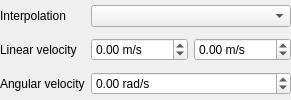
            <widget class="QWidget" name="kinematicActuator">
             <layout class="QGridLayout" name="gridLayout_6">
              <property name="leftMargin">
               <number>0</number>
              </property>
              <property name="topMargin">
               <number>0</number>
              </property>
              <property name="rightMargin">
               <number>0</number>
              </property>
              <property name="bottomMargin">
               <number>0</number>
              </property>
              <item row="2" column="1">
               <widget class="QDoubleSpinBox" name="kinematicEndVeloZ">
                <property name="suffix">
                 <string> rad/s</string>
                </property>
                <property name="minimum">
                 <double>-1000.000000000000000</double>
                </property>
                <property name="maximum">
                 <double>1000.000000000000000</double>
                </property>
                <property name="singleStep">
                 <double>0.100000000000000</double>
                </property>
                <property name="stepType">
                 <enum>QAbstractSpinBox::AdaptiveDecimalStepType</enum>
                </property>
                <property name="value">
                 <double>0.000000000000000</double>
                </property>
               </widget>
              </item>
              <item row="0" column="1">
               <widget class="QComboBox" name="kinematicInterpolation">
                <property name="sizePolicy">
                 <sizepolicy hsizetype="Minimum" vsizetype="Fixed">
                  <horstretch>0</horstretch>
                  <verstretch>0</verstretch>
                 </sizepolicy>
                </property>
               </widget>
              </item>
              <item row="1" column="1">
               <layout class="QHBoxLayout" name="horizontalLayout_5">
                <item>
                 <widget class="QDoubleSpinBox" name="kinematicEndVeloX">
                  <property name="suffix">
                   <string> m/s</string>
                  </property>
                  <property name="minimum">
                   <double>-1000.000000000000000</double>
                  </property>
                  <property name="maximum">
                   <double>1000.000000000000000</double>
                  </property>
                  <property name="singleStep">
                   <double>0.100000000000000</double>
                  </property>
                  <property name="stepType">
                   <enum>QAbstractSpinBox::AdaptiveDecimalStepType</enum>
                  </property>
                  <property name="value">
                   <double>0.000000000000000</double>
                  </property>
                 </widget>
                </item>
                <item>
                 <widget class="QDoubleSpinBox" name="kinematicEndVeloY">
                  <property name="suffix">
                   <string> m/s</string>
                  </property>
                  <property name="minimum">
                   <double>-1000.000000000000000</double>
                  </property>
                  <property name="maximum">
                   <double>1000.000000000000000</double>
                  </property>
                  <property name="singleStep">
                   <double>0.100000000000000</double>
                  </property>
                  <property name="stepType">
                   <enum>QAbstractSpinBox::AdaptiveDecimalStepType</enum>
                  </property>
                  <property name="value">
                   <double>0.000000000000000</double>
                  </property>
                 </widget>
                </item>
               </layout>
              </item>
              <item row="1" column="0">
               <widget class="QLabel" name="label_7">
                <property name="text">
                 <string>Linear velocity</string>
                </property>
               </widget>
              </item>
              <item row="2" column="0">
               <widget class="QLabel" name="label_8">
                <property name="text">
                 <string>Angular velocity</string>
                </property>
               </widget>
              </item>
              <item row="0" column="0">
               <widget class="QLabel" name="label_27">
                <property name="text">
                 <string>Interpolation</string>
                </property>
               </widget>
              </item>
             </layout>
            </widget>
